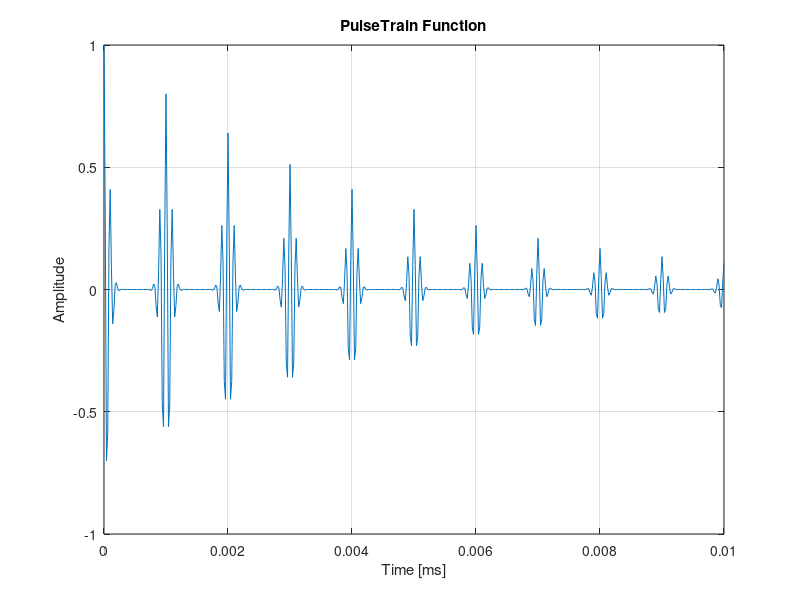

Recreate this plot in MATLAB.
% Generating train of pulse

% Time vector for sample frequency 50 kHz
t = 0 : 1 / 50e3 : 10e-3;

% Delay frequency for pulse 1 kHz. Amplitude attenuate by 0.8
d = [0 : 1 / 1e3 : 10e-3; 0.8 .^ (0 : 10)]';

% Generating Gauspuls with frequency 10 kHz and bandwidth 50%
y = pulstran(t, d, 'gauspuls', 10e3, 0.5);

plot(t, y)
grid;
title('PulseTrain Function');
xlabel('Time [ms]');
ylabel('Amplitude');
